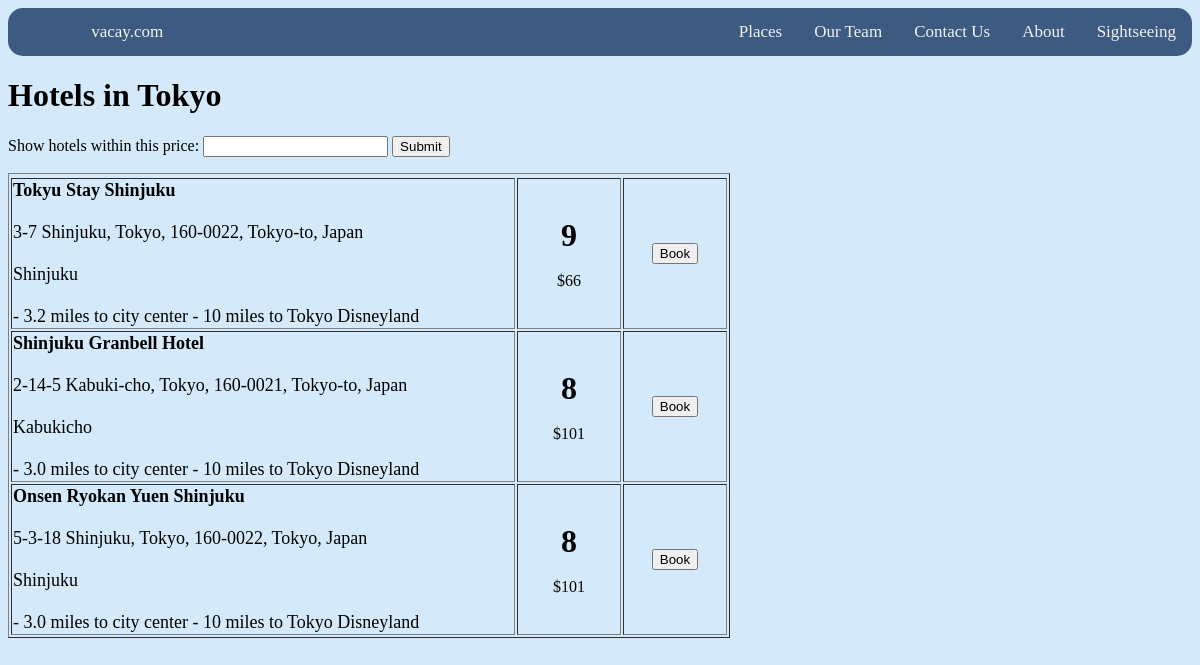
The app's page /japan1.php with its own data.
### tables this page shows
CREATE TABLE `catalog` (
  `City` text NOT NULL,
  `Hotel Name` text NOT NULL,
  `Location` text NOT NULL,
  `Street Address` text NOT NULL,
  `Rating` int(11) NOT NULL,
  `Price` int(11) NOT NULL,
  `Details` text NOT NULL
);

### japan1.php (the view, shortened to what this page needs)
<?php
require_once 'login.php';
?>
<form method="post" action="<?php echo $_SERVER['PHP_SELF'];?>">
  Show hotels within this price: <input type="int" name="fprice">
  <input type="submit">
</form>
<?php
$price = 0;
$conn=mysqli_connect($host,$user,$pass,$db);
if ($price == 0 or empty($price))
    $result = mysqli_query($conn,"SELECT * FROM catalog where City ='Tokyo'");
else
    $result = mysqli_query($conn,"SELECT * FROM catalog where City ='Tokyo' and Price <= $price");
echo "<table border='1'>
<tr>
</tr>";
while($row = mysqli_fetch_array($result))
{
echo "<tr>";
echo "<td width=500>" . "<b><font size=4>" . $row['Hotel Name'] . "</b><br/><br/>" . $row['Street Address'] . "<br/><br/>" . $row['Location'] . "<br/><br/>" . $row['Details'] . "</td>";
echo "<td width=100 align=center>" . "<b><font size=6>" . $row['Rating'] . "</font></b><br/><br/>" . "$". $row['Price'] . "</td>";
echo "<td width=100 align=center><button type = button>Book</button></td>";
echo "</tr>";
}
echo "</table>";
?>

### stylesheet.css (style rules this page uses)
.topnav { background-color: #3d5a80; overflow: hidden; border-radius: 15px; }
.topnav a { float: right; color: #f2f2f2; text-align: center; padding: 14px 16px; text-decoration: none; font-size: 17px; font-family: League Gothic; }
.dropdown { float: right; overflow: hidden; border-radius: 15px; }
.dropdown .dropbtn { border: none; outline: none; color: #f2f2f2; padding: 14px 16px; background-color: inherit; font-size: 17px; font-family: League Gothic; margin: 0; }

### records on screen
catalog: Hotel Name "Tokyu Stay Shinjuku", Street Address "3-7 Shinjuku, Tokyo, 160-0022, Tokyo-to, Japan", Location "Shinjuku", Details "- 3.2 miles to city center - 10 miles to Tokyo Disneyland", Rating "9", Price "66"
catalog: Hotel Name "Shinjuku Granbell Hotel", Street Address "2-14-5 Kabuki-cho, Tokyo, 160-0021, Tokyo-to, Japan", Location "Kabukicho", Details "- 3.0 miles to city center - 10 miles to Tokyo Disneyland", Rating "8", Price "101"
catalog: Hotel Name "Onsen Ryokan Yuen Shinjuku", Street Address "5-3-18 Shinjuku, Tokyo, 160-0022, Tokyo, Japan", Location "Shinjuku", Details "- 3.0 miles to city center - 10 miles to Tokyo Disneyland", Rating "8", Price "101"
